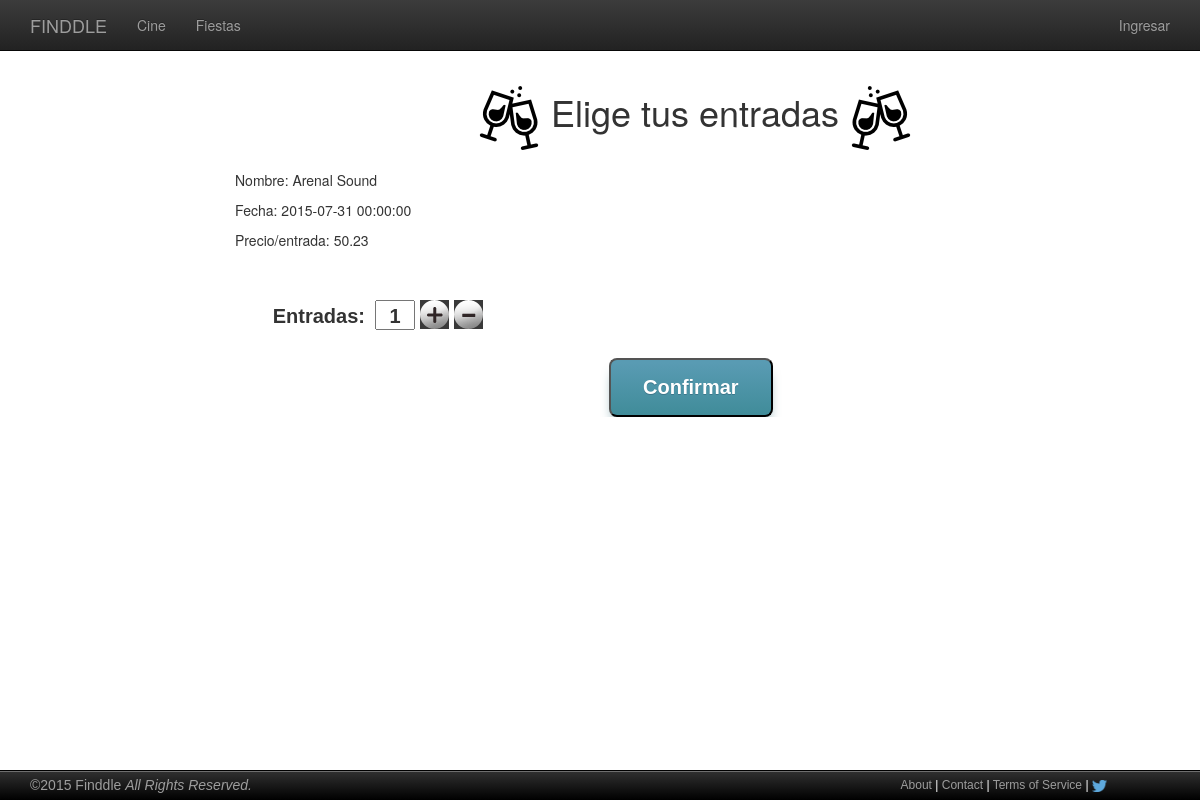
The app's page /comprarEntradaFiesta.php?evento=1, older data.
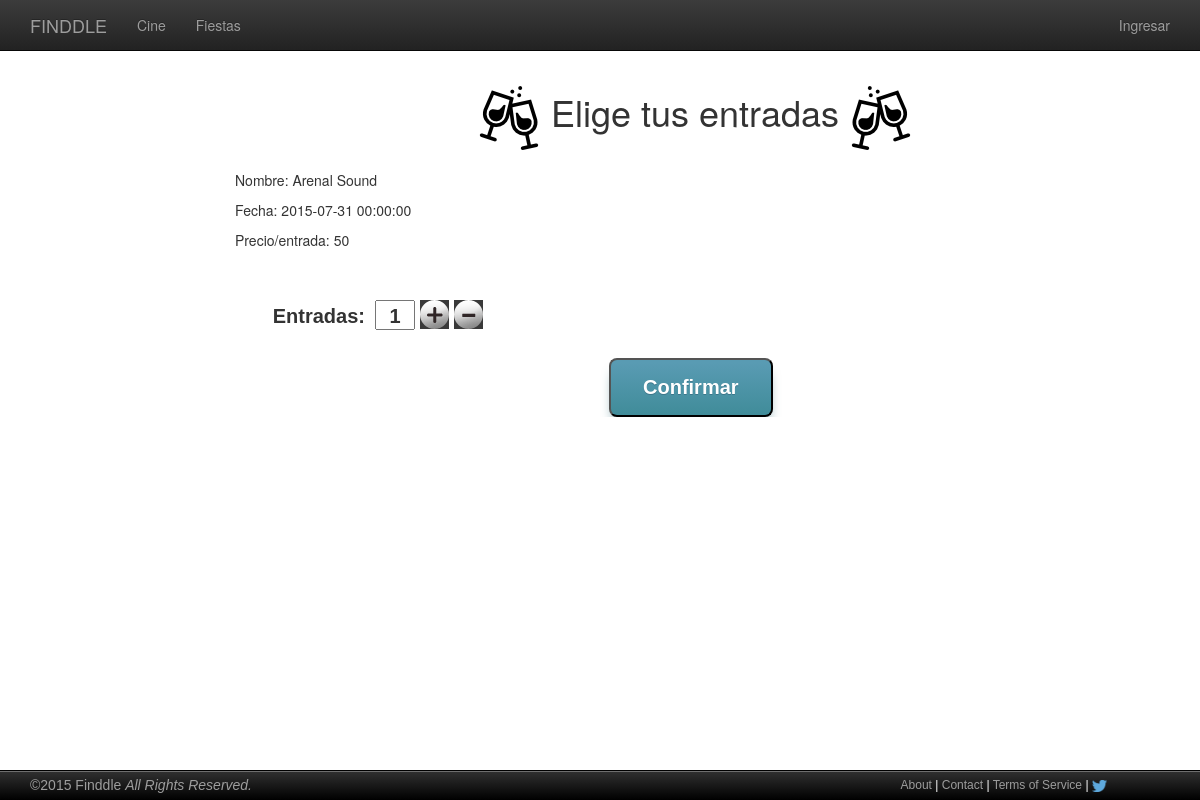
The same page, newer data.
### tables this page shows
CREATE TABLE IF NOT EXISTS `eventos` (
`ID` int(11) NOT NULL,
  `Nombre` varchar(100) NOT NULL,
  `Descripcion` text NOT NULL,
  `Fecha` datetime NOT NULL,
  `Precio` double NOT NULL,
  `Imagen` varchar(40) NOT NULL,
  `PlazasDisponibles` int(11) NOT NULL,
  `Tipo` tinyint(1) NOT NULL,
  `Promotor` varchar(100) NOT NULL,
  `Activo` tinyint(1) NOT NULL
);

### includes/php/config.php (called while the page is built, shortened)
<?php
$mysqli = new mysqli(BD_HOST, BD_USER, BD_PASS, BD_NAME);
$mysqli->set_charset("utf8");
function sanitizeArgs(&$args) {
	global $mysqli;
	for($i=0; $i < count($args); $i++){
		$args[$i] = mysqli_real_escape_string($mysqli, $args[$i]);
		$args[$i] = htmlspecialchars_decode(trim(strip_tags(stripslashes($args[$i]))));
	}
}
?>

### includes/php/eventosBD.php (called while the page is built, shortened)
<?php
require_once(__DIR__."/config.php");
function getInfoEvento($idEvento){
	global $mysqli;
	$args = array($idEvento);
	$evento = null;
	$pst = $mysqli->prepare("SELECT * FROM eventos WHERE ID = ?;");
	$pst->bind_param("i",$args[0]);
	$pst->execute();
	$result = $pst->get_result();
	while($row = $result->fetch_array(MYSQLI_ASSOC)){
		$evento = $row;
	}
	return $evento;
}
?>

### comprarEntradaFiesta.php (the view, shortened to what this page needs)
<!DOCTYPE html>
<html>
<head>
  <link rel="stylesheet" type="text/css" href="includes/css/bootstrap.css">
  <link rel="stylesheet" type="text/css" href="includes/css/bootstrap-theme.min.css">
  <link rel="stylesheet" type="text/css" href="includes/css/mycss.css">
  <link rel="stylesheet" type="text/css" href="includes/css/entradasCine.css">
  <link rel="stylesheet" type="text/css" href="includes/css/formularios.css" />
</head>
<?php
  require(__DIR__.'/includes/php/header.php');
  require_once(__DIR__.'/includes/php/compras.php');
  require_once(__DIR__.'/includes/php/eventosBD.php');
?>
<body>
  <div class="main">
    <div class="container">
      <div class="sidebar-left container-fixed col-xs-4 col-sm-4  col-md-2">
      </div>
      <div class="container-fixed col-xs-8 col-sm-8 col-md-10">
        <h1><img src="includes/img/toastl.png"/> Elige tus entradas  <img src="includes/img/toast.png"/></h1>
        <?php
        $evento = getInfoEvento($_GET['evento']);
        echo '<p>Nombre: '.$evento['Nombre'].'</p>';
        echo '<p>Fecha: '.$evento['Fecha'].'</p>';
        echo '<p>Precio/entrada: '.$evento['Precio'].'</p>';
      ?>
        <form method="post" action="<?php echo htmlspecialchars($_SERVER["PHP_SELF"]);?>">
          <div class="numbers-row">
            <label for="name">Entradas: </label>
            <input type="text" name="NumEntradas" id="nEntradas" value="1"/>
          </div>
          <div class="buttons">
            <input class="myButton" type="submit" value="Confirmar" id="submit"/>
          </div>
        </form>
      </div>
      <div class="sidebar-right container-fixed col-xs-4 col-sm-4 ">
      </div>
    </div>
  </div>
  <?php require(__DIR__.'/includes/php/footer.php');?>
</body>
</html>

### includes/php/header.php (shortened to what this page needs)
<?php
	require_once(__DIR__.'/config.php');
?>
<div class="container">
  <header>
    <nav class="navbar navbar-fixed-top navbar-inverse">
      <div class="container">
        <div class="navbar-header">
          <a href="index.php" class="navbar-brand">FINDDLE</a>
        </div>
        <div id="navbar" class="collapse navbar-collapse">
          <ul class="nav navbar-nav">
            <li><a href="cartelera.php">Cine</a></li>
            <li><a href="proximosEventos.php">Fiestas</a></li>
          </ul>
          <ul class="nav navbar-nav navbar-right">
            <?php
              if(isset($_SESSION['username'])){
                echo ''.$_SESSION['username'].'<a href="perfilUsuario.php"><img  id="userPhoto" src="'.$_SESSION['picture'].'"/></a>';
                echo '<li><a href="includes/php/logout.php">Logout</a></li>';
              }else{
                echo '<li><a href="login.php">Ingresar</a></li>';
              }
            ?>
          </ul>
        </div>
      </div>
    </nav>
  </header>
</div>

### includes/php/footer.php
<footer class="site-footer">
  <div class="container footer-left">
    ©2015 <a class="footer" href="index.php">Finddle</a>
    <em>All Rights Reserved.</em>
  </div>
  <div class="container footer-right">
    <div class="container footer-word-links">
      <a class="footer" href="atencionCliente.php">About</a> |
      <a class="footer" href="contacto.php">Contact</a> |
      <a class="footer" href="condicionesLegales.php">Terms of Service</a> |
      <a href="https://twitter.com/FinddleProyect" >
      <img src="includes/img/twitter-logo-blue.png" width="15" height="12" alt="">
      </a>
    </div>
  </div>
</footer>

### includes/css/mycss.css (style rules this page uses)
.main { padding-right: 15px; padding-left: 15px; margin-right: auto; margin-left: auto; margin-top: 51px; padding-top: 15px; }
.site-footer { font-family: "Lucida Grande","Lucida Sans Unicode", Tahoma, Sans-Serif; position: fixed; bottom: 0; left: 0; width: 100%; height: 30px; line-height: 28px; color: #9D9D9D; padding: 0 0px; background: -webkit-gradient(linear, left top, left bottom, from(#505050), to(#383838)); background: -webkit-linear-gradient(#505050, #383838); background: linear-gradient(#313131, #000000); border-top: 1px solid black; -webkit-box-shadow: inset 0 1px 0 #6e6e6e,0 2px 2px rgba(0,0,0,0.4); box-shadow: inset 0 1px 0 #6e6e6e,0 2px 2px rgba(0,0,0,0.4); z-index: 5001; }
.footer-right { box-sizing: border-box; color: #FFF; display: block; font-family: 'Lucida Grande', 'Lucida Sans Unicode', Tahoma, sans-serif; font-size: 12px; font-weight: normal; height: 30px; line-height: 28px; margin-bottom: 0px; margin-left: 0px; margin-right: 0px; margin-top: 0px; padding-bottom: 0px; padding-left: 0px; padding-right: 0px; padding-top: 0px; position: absolute; right: 10px; top: 0px; width: 289.421875px; z-index: 1; }
.footer-word-links { box-sizing: border-box; color: #FFF; display: inline-block; font-family: 'Lucida Grande', 'Lucida Sans Unicode', Tahoma, sans-serif; font-size: 12px; font-weight: normal; height: 30px; line-height: 28px; margin-bottom: 0px; margin-left: 0px; margin-right: 0px; margin-top: 0px; padding-bottom: 0px; padding-left: 0px; padding-right: 0px; padding-top: 0px; width: 289.421875px; }
a.footer { color: #9D9D9D; text-decoration: none; }

### includes/css/entradasCine.css (style rules this page uses)
h1 { text-align: center; margin-bottom: 20px; }
.myButton { -moz-box-shadow: 0px 10px 14px -7px #276873; -webkit-box-shadow: 0px 10px 14px -7px #276873; box-shadow: 0px 10px 14px -7px #276873; background:-webkit-gradient(linear, left top, left bottom, color-stop(0.05, #599bb3), color-stop(1, #408c99)); background:-moz-linear-gradient(top, #599bb3 5%, #408c99 100%); background:-webkit-linear-gradient(top, #599bb3 5%, #408c99 100%); background:-o-linear-gradient(top, #599bb3 5%, #408c99 100%); background:-ms-linear-gradient(top, #599bb3 5%, #408c99 100%); background:linear-gradient(to bottom, #599bb3 5%, #408c99 100%); filter:progid:DXImageTransform.Microsoft.gradient(startColorstr='#599bb3', endColorstr='#408c99',GradientType=0); background-color:#599bb3; -moz-border-radius:8px; -webkit-border-radius:8px; border-radius:8px; display:inline-block; cursor:pointer; color:#ffffff; font-family:Arial; font-size:20px; font-weight:bold; padding:13px 32px; text-decoration:none; text-shadow:0px 1px 0px #3d768a; }
form { margin: 50px 0 0 0; }
label { font: bold 20px Helvetica, sans-serif; display: block; float: left; text-align: right; padding: 5px 10px 0 0; width: 140px; }
input[type=text] { float: left; width: 40px; font: bold 20px Helvetica, sans-serif; padding: 3px 0 0 0; text-align: center; }
form div { overflow: hidden; margin: 0 0 5px 0; }
.buttons { padding: 20px 0 0 140px; }
.myButton { margin-right: 70%; margin-left: 30%; }

### includes/css/formularios.css (style rules this page uses)
input { outline: none; }

Row changes from the older to the newer data that the page shows:
changed eventos "Arenal Sound": Precio "50.23" → "50"
